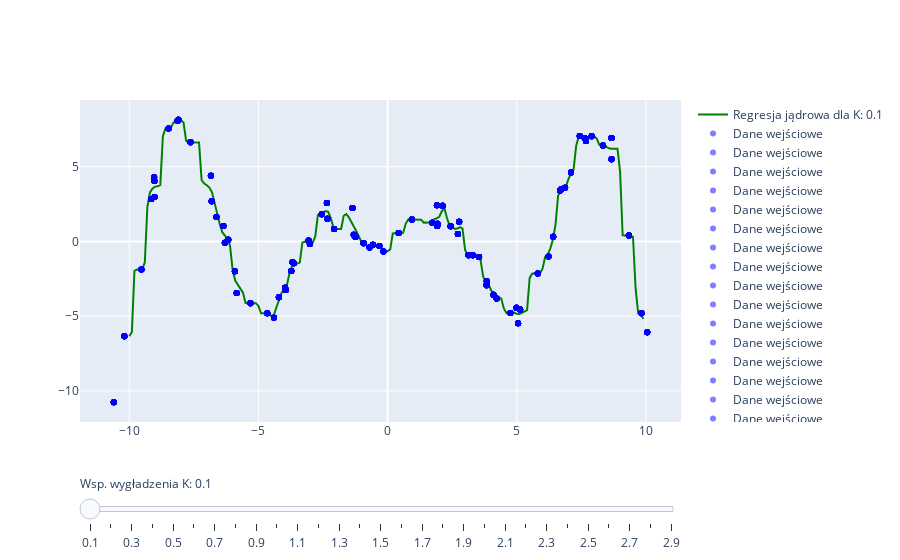

Write notebook code for a chart like this one.
### Code cell
import plotly.graph_objects as go
import numpy as np

# Create figure
fig = go.Figure()

# Add traces
for step in np.arange(0.1, 3, 0.1):
    gkr = GKR(x_synth, y_synth, step )

    x_p=[]
    y_p = []
    for x in x_real:
        x_p.append(x)
        y_p.append(gkr.predict(x))

    trace1 = go.Scatter(
            visible=False,
            line=dict(color="green", width=2),
            name="Regresja jądrowa dla K: " + str(round(step, 1)),
            x=x_p,
            y=y_p)

    fig.add_trace(trace1)

for step in np.arange(0.1, 3, 0.1):
    trace2 = go.Scatter(
            name="Dane wejściowe",
            mode='markers',
            marker=dict(color='rgba(0, 0, 255, 0.5)'),
            x=x_synth,
            y=y_synth)

    fig.add_trace(trace2)

# Make 0th trace visible
fig.data[0].visible = True

# Create and add slider
steps = []
for i in range(len(np.arange(0.1, 3, 0.1))):
    step = dict(
        method="update",
        args=[{"visible": [False] * len(fig.data)},
              {"title": "Wykres dla regresji jądrowej z współczynnikiem wygładzenia równym: " + str((i+1)/10)}],
    )
    step["args"][0]["visible"][i] = True
    step["args"][0]["visible"][i+len(np.arange(0.1, 3, 0.1))] = True
    steps.append(step)

sliders = [dict(
    active=0,
    pad={"t": 50},
    steps=steps
)]

fig.update_layout(sliders=sliders)

# Edit slider labels
fig['layout']['sliders'][0]['currentvalue']['prefix']='Wsp. wygładzenia K: '
for i, j in enumerate(np.arange(0.1, 3, 0.1), start = 0):
    fig['layout']['sliders'][0]['steps'][i]['label']=round(j, 1)

fig.show()
